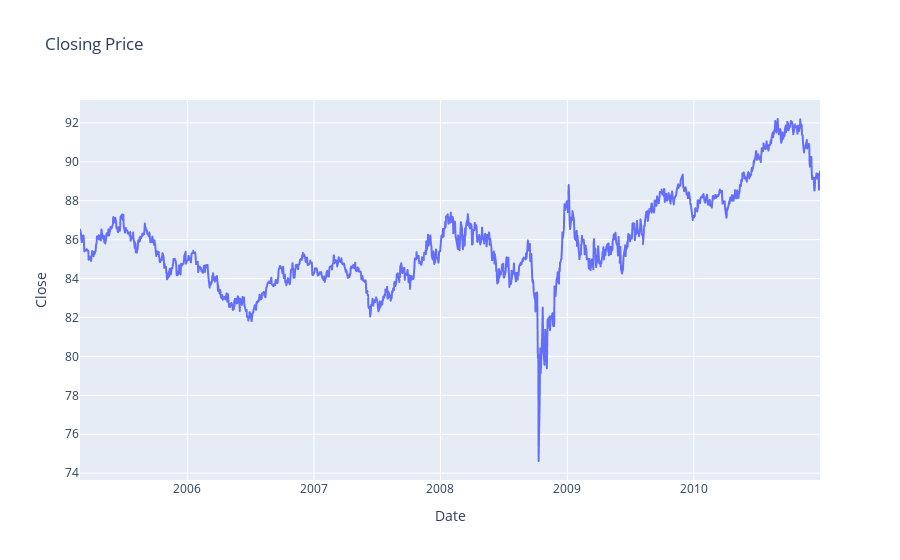

The cell this chart's notebook holds for it:
### Markdown cell above
Of course, the statistics may not be enough to interpret anything. Hence, we are going to use line graph to see the trend of this company stock.

### Code cell
fig = px.line(population, x="Date", y="Close",  
              title='Closing Price')
fig.show()

### Figure 1 — Plotly figure (JSON) as saved in the notebook; plotly's stock layout.template omitted (floating-point values rounded to 4 significant figures; data arrays with more than 128 entries replaced by an {"elided": "..."} marker saying what was removed)
{"data": [{"hovertemplate": "Date=%{x}<br>Close=%{y}<extra></extra>", "legendgroup": "", "line": {"color": "#636efa", "dash": "solid"}, "marker": {"symbol": "circle"}, "mode": "lines", "name": "", "showlegend": false, "type": "scattergl", "x": {"elided": "1474 str values"}, "xaxis": "x", "y": {"elided": "1474 float values"}, "yaxis": "y"}], "layout": {"legend": {"tracegroupgap": 0}, "title": {"text": "Closing Price"}, "xaxis": {"anchor": "y", "domain": [0, 1], "title": {"text": "Date"}}, "yaxis": {"anchor": "x", "domain": [0, 1], "title": {"text": "Close"}}}}
